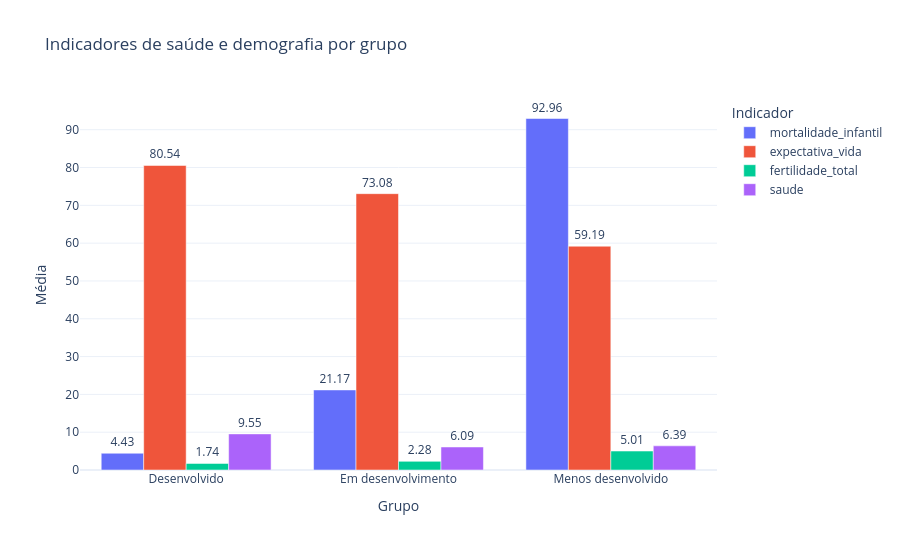

The notebook cell saved with this chart:
### Markdown cell above
## Comparando os indicadores de saúde e demografia

### Code cell
indicadores_chave = [
    'mortalidade_infantil',
    'expectativa_vida',
    'fertilidade_total',
    'saude'
]

perfil_chave = df.groupby('cluster')[indicadores_chave].mean()

perfil_chave.index = perfil_chave.index.map(nomes_cluster)

perfil_chave = perfil_chave.loc[
    ['Desenvolvido', 'Em desenvolvimento', 'Menos desenvolvido']
]


perfil_plot = perfil_chave.reset_index().melt(
    id_vars='cluster',
    var_name='Indicador',
    value_name='Média'
)

fig = px.bar(
    perfil_plot,
    x='cluster',
    y='Média',
    color='Indicador',
    barmode='group',
    text='Média',
    title='Indicadores de saúde e demografia por grupo'
)

fig.update_traces(
    texttemplate='%{text:.2f}',
    textposition='outside'
)

fig.update_layout(
    xaxis_title='Grupo',
    yaxis_title='Média',
    legend_title='Indicador',
    template='plotly_white',
    height=550,
    bargap=0.2
)

fig.show()

### Figure 1 — Plotly figure (JSON) as saved in the notebook; plotly's stock layout.template omitted (floating-point values rounded to 4 significant figures)
{"data": [{"alignmentgroup": "True", "hovertemplate": "Indicador=mortalidade_infantil<br>cluster=%{x}<br>Média=%{text}<extra></extra>", "legendgroup": "mortalidade_infantil", "marker": {"color": "#636efa", "pattern": {"shape": ""}}, "name": "mortalidade_infantil", "offsetgroup": "mortalidade_infantil", "orientation": "v", "showlegend": true, "text": [4.432, 21.17, 92.96], "textposition": "outside", "texttemplate": "%{text:.2f}", "type": "bar", "x": ["Desenvolvido", "Em desenvolvimento", "Menos desenvolvido"], "xaxis": "x", "y": [4.432, 21.17, 92.96], "yaxis": "y"}, {"alignmentgroup": "True", "hovertemplate": "Indicador=expectativa_vida<br>cluster=%{x}<br>Média=%{text}<extra></extra>", "legendgroup": "expectativa_vida", "marker": {"color": "#EF553B", "pattern": {"shape": ""}}, "name": "expectativa_vida", "offsetgroup": "expectativa_vida", "orientation": "v", "showlegend": true, "text": [80.54, 73.08, 59.19], "textposition": "outside", "texttemplate": "%{text:.2f}", "type": "bar", "x": ["Desenvolvido", "Em desenvolvimento", "Menos desenvolvido"], "xaxis": "x", "y": [80.54, 73.08, 59.19], "yaxis": "y"}, {"alignmentgroup": "True", "hovertemplate": "Indicador=fertilidade_total<br>cluster=%{x}<br>Média=%{text}<extra></extra>", "legendgroup": "fertilidade_total", "marker": {"color": "#00cc96", "pattern": {"shape": ""}}, "name": "fertilidade_total", "offsetgroup": "fertilidade_total", "orientation": "v", "showlegend": true, "text": [1.735, 2.282, 5.008], "textposition": "outside", "texttemplate": "%{text:.2f}", "type": "bar", "x": ["Desenvolvido", "Em desenvolvimento", "Menos desenvolvido"], "xaxis": "x", "y": [1.735, 2.282, 5.008], "yaxis": "y"}, {"alignmentgroup": "True", "hovertemplate": "Indicador=saude<br>cluster=%{x}<br>Média=%{text}<extra></extra>", "legendgroup": "saude", "marker": {"color": "#ab63fa", "pattern": {"shape": ""}}, "name": "saude", "offsetgroup": "saude", "orientation": "v", "showlegend": true, "text": [9.55, 6.089, 6.389], "textposition": "outside", "texttemplate": "%{text:.2f}", "type": "bar", "x": ["Desenvolvido", "Em desenvolvimento", "Menos desenvolvido"], "xaxis": "x", "y": [9.55, 6.089, 6.389], "yaxis": "y"}], "layout": {"bargap": 0.2, "barmode": "group", "height": 550, "legend": {"title": {"text": "Indicador"}, "tracegroupgap": 0}, "title": {"text": "Indicadores de saúde e demografia por grupo"}, "xaxis": {"anchor": "y", "domain": [0, 1], "title": {"text": "Grupo"}}, "yaxis": {"anchor": "x", "domain": [0, 1], "title": {"text": "Média"}}}}
